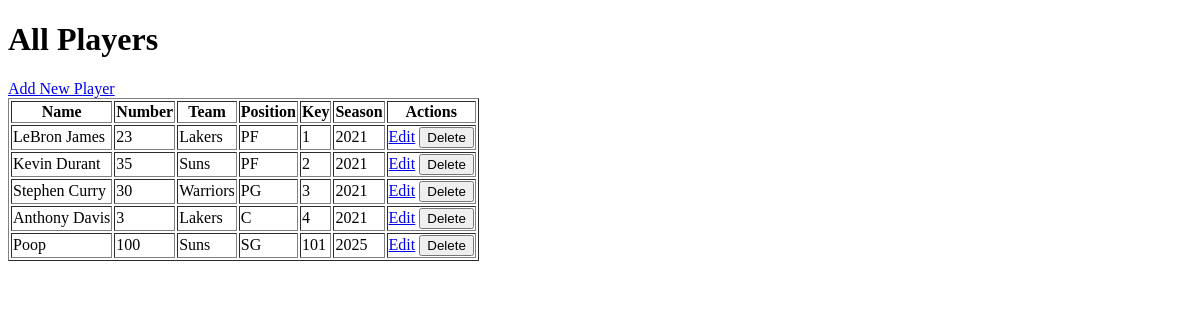
The page /allplayers on the database as committed earlier.
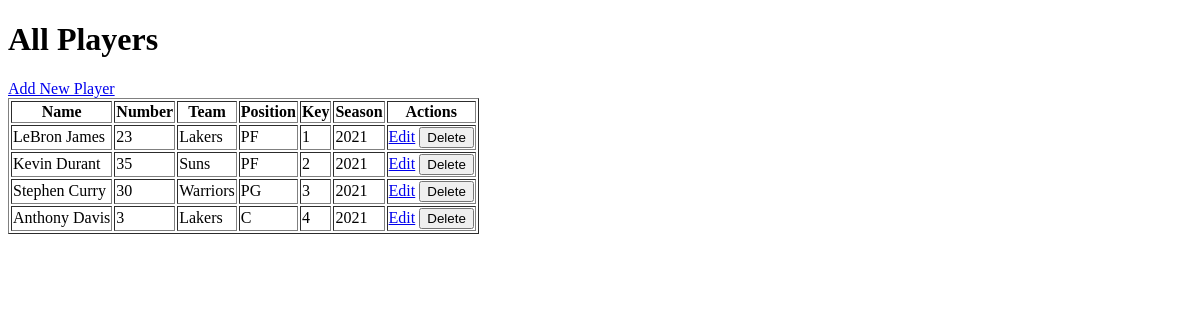
The same page on the database as committed later.
### tables this page shows
CREATE TABLE player (
    p_name         varchar(100) not null,
    p_number       varchar(100) not null,
    p_team         varchar(100) not null,
    p_position     varchar(100) not null,
    p_key   varchar(100) not null, p_season varchar(100),
    PRIMARY KEY(p_key)
);

### project.py (the view)
@app.route('/allplayers', methods=['GET', 'POST'])
def index():
    connection = get_db_connection()
    players = connection.execute('SELECT * FROM player').fetchall()
    connection.close()
    return render_template('index.html', players=players)

### project.py (called while the page is built)
def get_db_connection():
    connection = sqlite3.connect(DB_PATH)
    connection.row_factory = sqlite3.Row
    return connection

### templates/index.html (shortened to what this page needs)
<!DOCTYPE html>
<html lang="en">
<head>
</head>
<body>
    <h1>All Players</h1>
    <a href="/add">Add New Player</a>
    <table border="1">
        <tr>
            <th>Name</th>
            <th>Number</th>
            <th>Team</th>
            <th>Position</th>
            <th>Key</th>
            <th>Season</th>
            <th>Actions</th>
        </tr>
        {% for player in players %}
        <tr>
            <td>{{ player['p_name'] }}</td>
            <td>{{ player['p_number'] }}</td>
            <td>{{ player['p_team'] }}</td>
            <td>{{ player['p_position'] }}</td>
            <td>{{ player['p_key'] }}</td>
            <td>{{ player['p_season'] }}</td>
            <td>
                <a href="/edit/{{ player['p_key'] }}">Edit</a>
                <form method="POST" action="/delete/{{ player['p_key'] }}" style="display:inline;">
                    <button type="submit">Delete</button>
                </form>
            </td>
        </tr>
        {% endfor %}
    </table>
</body>
</html>

Rows that differ between the two databases and show on the page:
removed player: p_name "Poop", p_number "100", p_team "Suns", p_position "SG", p_key "101", p_season "2025"
